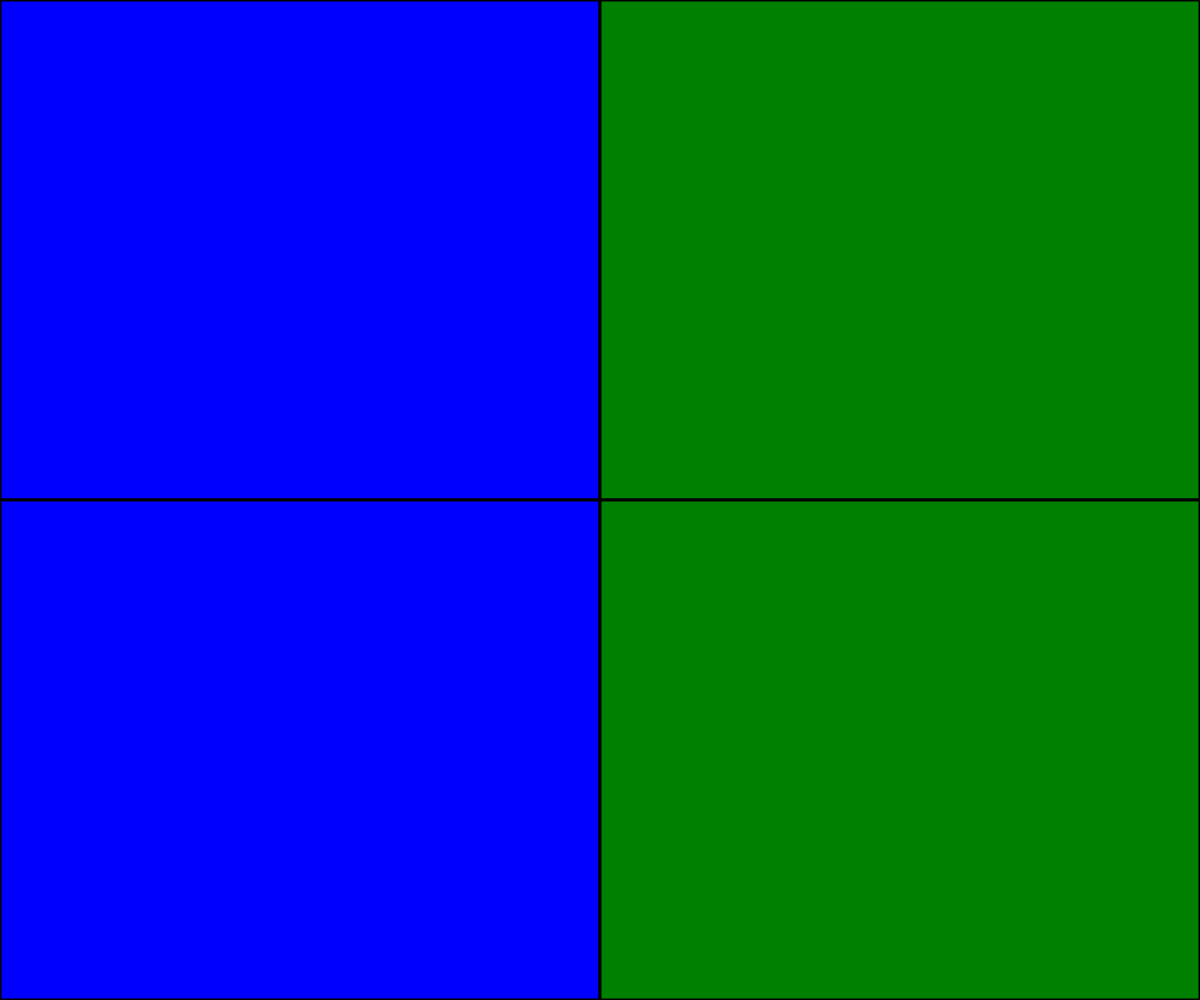
Frame 1 (no input)
Frame 60 (no input): identical to frame 1, image omitted
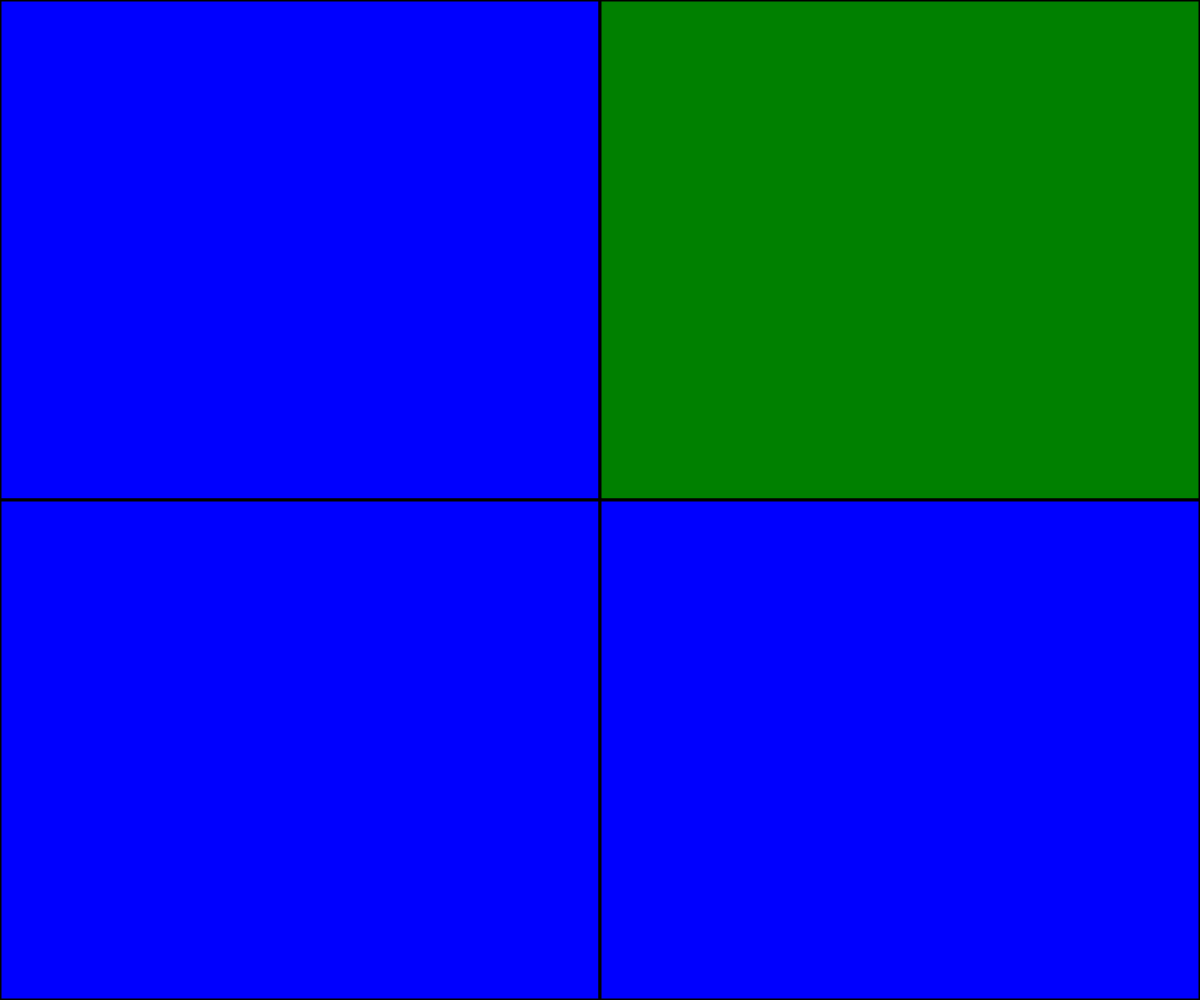
Frame 120 (the mouse pressed at the canvas centre since frame 60)

The p5.js sketch that drew these frames (run headless with seeded random() and noise() and a simulated clock; from frame 60 on, the mouse is pressed at the canvas centre):

// p5.js sketch
// ── sketch.js
// grid based game
// Quinten Smith

let grid;
let gridSize = 2;
let cellWidth, cellHeight;

function setup() {
  createCanvas(windowWidth, windowHeight);
  cellWidth = width/gridSize;
  cellHeight = height/gridSize;
  grid = createRandom2DArray(gridSize,gridSize);

}

function draw() {
  background(220);
  displayGrid();
}
function displayGrid() {
  for (let y=0; y<gridSize; y++) {
    for (let x=0; x<gridSize; x++) {
      if (grid[y][x] === 0) {
        fill("green");
        //fill(random(255),random(255),random(255));
      }
      if (grid[y][x] === 1) {
        fill("blue");
      }
      if (grid[y][x] === 9) {
        fill("red");
      }
      if (grid[y][x]===2){
        fill("yellow");
      }
      strokeWeight(3);
      rect(x*cellWidth, y*cellHeight, cellWidth, cellHeight);
    }
  }
}

function createEmpty2DArray(rows, cols) {
  let board = [];
  for (let y=0; y<rows; y++) {
    board.push([]);
    for (let x=0; x<cols; x++) {
      board[y].push(0);
    }
  }
  return board;
}
function mousePressed(){
  let cellWidth= width/gridSize;
  let cellHeight = height/gridSize;
  
  let cellx = Math.floor(mouseX/cellWidth);
  let celly= Math.floor(mouseY/cellHeight);

  if(grid[celly][cellx]===1){
    grid[celly][cellx]=9;  
  }
  else if (grid[celly][cellx]===0){
    grid[celly][cellx]=1;
  }
  else if (grid[celly][cellx]===9){
    grid[celly][cellx]=2;
  }
  else if (grid[celly][cellx]===2){
    grid[celly][cellx]=0;
  }

}
function createRandom2DArray(rows,cols){
  let grid=[];
  for (let y=0;y<rows;y++){
    grid.push([]);
    for(let x=0;x<cols;x++){
      if (random(100)<50){
        grid[y].push(0);
      }
      else {
        grid[y].push(1);
      }
    }
  }
  return grid;
}
function keyPressed(){
  if (keyCode===82){
    setup();
  }
  if (keyCode===69){
    grid =createEmpty2DArray(gridSize,gridSize);
  }
}
